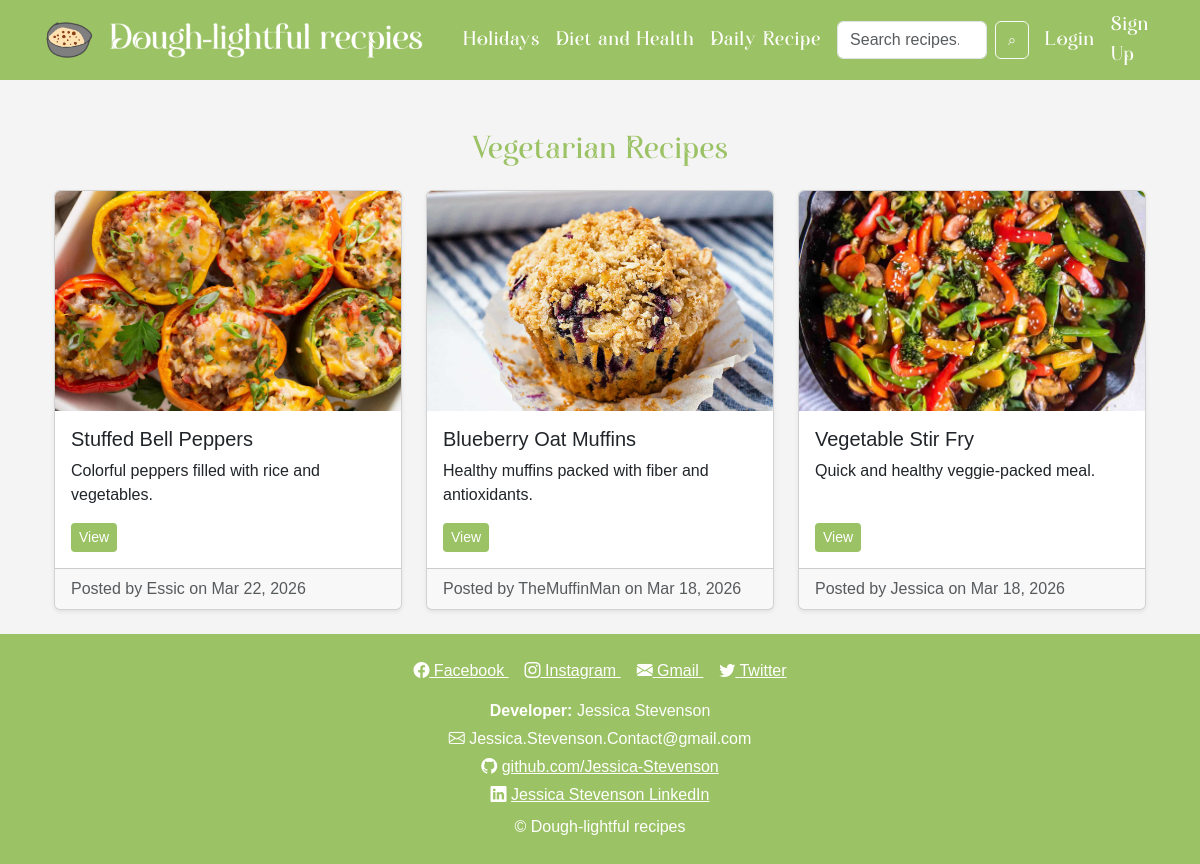
/health_diet/?subcategory=vegetarian, run on an earlier commit of the app's database.
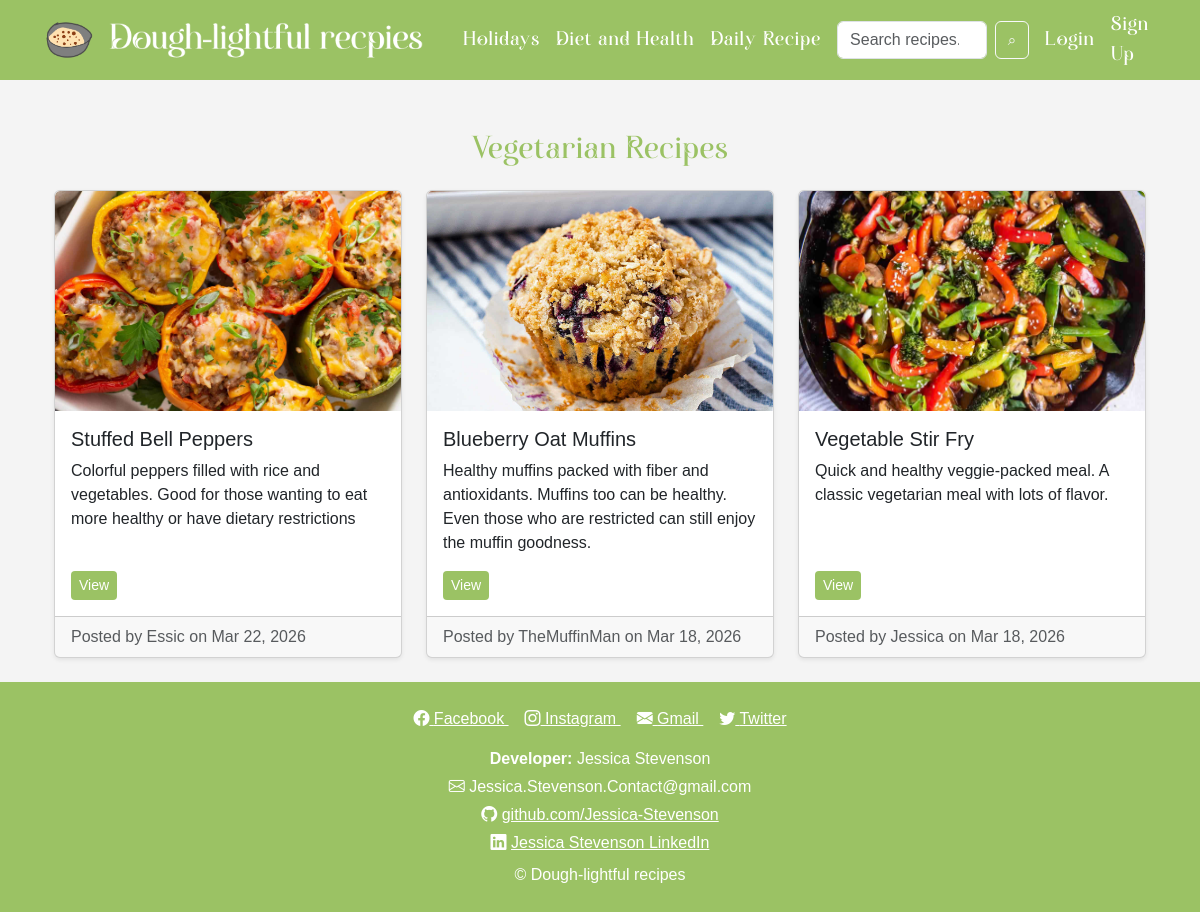
And on a later commit of the database.
### recipe/models.py (models this page shows, shortened)
class Recipe(models.Model):
    MAIN_CATEGORIES = [
        ('daily', 'Daily Recipes'),
        ('holiday', 'Holidays'),
        ('health', 'Diet & Health'),
    ]
    SUB_CATEGORIES = [
        ('breakfast', 'Breakfast'),
        ('lunch', 'Lunch'),
        ('dinner', 'Dinner'),
        ('dessert', 'Dessert'),
        ('drinks', 'Drinks'),
        ('new_years', "New Year's"),
        ('mothers_day', "Mother's Day"),
        ('keto', 'Keto'),
        ('vegetarian', 'Vegetarian'),
    ]
    user = models.ForeignKey(User, on_delete=models.CASCADE)
    title = models.CharField(max_length=200)
    description = models.TextField()
    ingredients = models.TextField()
    instructions = models.TextField()
    image = models.ImageField(upload_to='recipes/', blank=True, null=True)
    main_category = models.CharField(max_length=20, choices=MAIN_CATEGORIES)
    sub_category = models.CharField(max_length=20, choices=SUB_CATEGORIES, blank=True, null=True)
    created_at = models.DateTimeField(auto_now_add=True)

### recipe/views.py (the view)
# urls.py: path('health_diet/', views.health_diet_view, name='health_diet'),
def health_diet_view(request):
    subcat = request.GET.get('subcategory')
    recipes = Recipe.objects.filter(
        main_category='health',
        sub_category=subcat
    ).order_by('-created_at') if subcat else Recipe.objects.filter(main_category='health').order_by('-created_at')
    template_name = f'food/health/{subcat}.html' if subcat else 'food/health/all.html'
    return render(request, template_name, {'recipes': recipes})

### templates/food/health/vegetarian.html (shortened to what this page needs)
{% extends 'base.html' %}
{% load static %}
{% block content %}
<div class="container mt-4">
    <h2 class="mb-4 text-center heading">Vegetarian Recipes</h2>
    <div class="row row-cols-1 row-cols-md-3 g-4">
        {% for recipe in recipes %}
        <div class="col">
            <div class="card h-100 shadow-sm">
                {% if recipe.image %}
                <img src="{{ recipe.image.url }}" class="card-img-top" alt="{{ recipe.title }}">
                {% else %}
                <img src="{% static 'recipestatic/Le_Logo.png' %}" class="card-img-top" alt="{{ recipe.title }}">
                {% endif %}
                <div class="card-body d-flex flex-column">
                    <h5 class="card-title">{{ recipe.title }}</h5>
                    <p class="card-text">
                        {{ recipe.description }}
                    </p>
                    <div class="mt-auto d-flex gap-2 flex-wrap">
                        <a href="{% url 'recipe_detail' recipe.id %}"
                        class="btn btn-sm"
                        style="background-color:#9BC264; color:white; border:none;">
                            View
                        </a>
                    </div>
                </div>
                <div class="card-footer text-muted">
                    Posted by {{ recipe.user.username }} on {{ recipe.created_at|date:"M d, Y" }}
                </div>
            </div>
        </div>
        {% empty %}
        <p class="text-center">No vegetarian recipes yet.</p>
        {% endfor %}
    </div>
</div>
{% endblock %}

What changed in the data, as far as the page shows it:
changed Recipe "Stuffed Bell Peppers": description "Colorful peppers filled with rice and vegetables." → "Colorful peppers filled with rice and vegetables. Good for those wanting to eat more healthy or have dietary restrictions"
changed Recipe "Blueberry Oat Muffins": description "Healthy muffins packed with fiber and antioxidants." → "Healthy muffins packed with fiber and antioxidants. Muffins too can be healthy. Even those who are restricted can still enjoy the muffin goodness."
changed Recipe "Vegetable Stir Fry": description "Quick and healthy veggie-packed meal." → "Quick and healthy veggie-packed meal. A classic vegetarian meal with lots of flavor."
